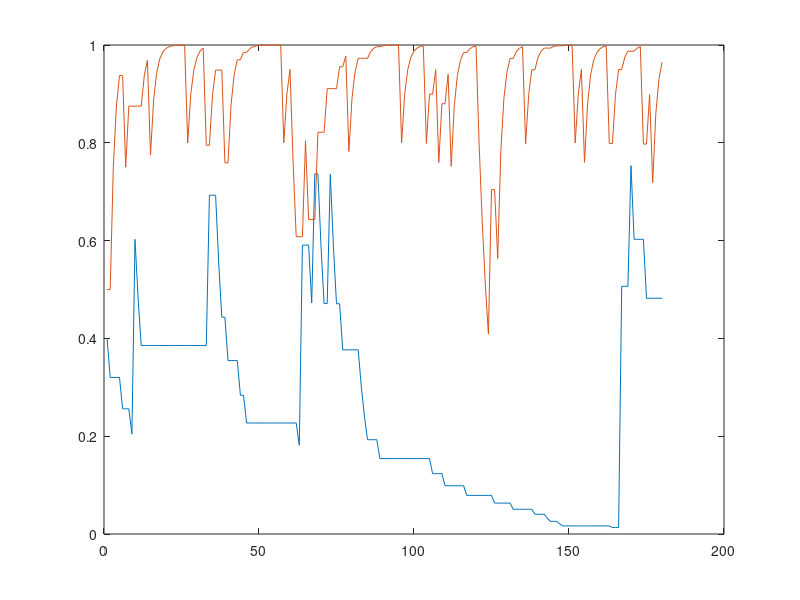

Here is the MATLAB script that generated this plot:
%code to simulate a 2 arm bandit with sep learning rates for pos and
%negative feedback
%NGarrett, Jan 2020

%clear everything
clear all; close all; clc;

%learning rates
alpha_good = 0.5;
alpha_bad = 0.2;

%slope of softmax
beta = 2;

%number of trials
n_trials = 180;

%prob payout of each bandit
prob = [0.2 0.8];

%initalise estimated value of each bandit (left, right) to 0.5
Q = zeros(1, 2) + 0.5;

%initalise these - store trial by trial variables
Q_inital = NaN*ones(n_trials, 2);
Q_new = NaN*ones(n_trials, 2);
outcome = NaN*ones(n_trials, 1);
dv = NaN*ones(n_trials, 1);
prob_choose_left = NaN*ones(n_trials, 1);
choose_left = NaN*ones(n_trials, 1);

for t = 1:n_trials

    %store Q value at the start of the trial 
    Q_inital(t, 1:2) = Q;
    
    %difference in Q values (left min right) - used to predict choice
    dv(t, 1) = Q_inital(t, 1) - Q_inital(t, 2);
    
    prob_choose_left(t, 1) = 1 - (1/(1+exp(beta*dv(t, 1))));
    choose_left(t, 1) = rand<=prob_choose_left(t, 1);
        
    %outcome and update
    if choose_left(t, 1)
        
        outcome(t, 1) = rand<=prob(1, 1);
        
        %determine learning rate
        if Q(1)<outcome(t, 1)
            lr = alpha_good;
        else
            lr = alpha_bad;
        end
        
        %update
        Q(1) = (1-lr)*Q(1) + lr*outcome(t, 1);
        
    else
        
        outcome(t, 1) = rand<=prob(1, 2);

        %determine learning rate
        if Q(2)<outcome(t, 1)
            lr = alpha_good;
        else
            lr = alpha_bad;
        end
        
        %update
        Q(2) = (1-lr)*Q(2) + lr*outcome(t, 1);
        
    end
    
    %store new (updated) Q value
    Q_new(t, 1:2) = Q;
    
end

%plot value over time
X=1:n_trials;
plot(X, Q_new);



